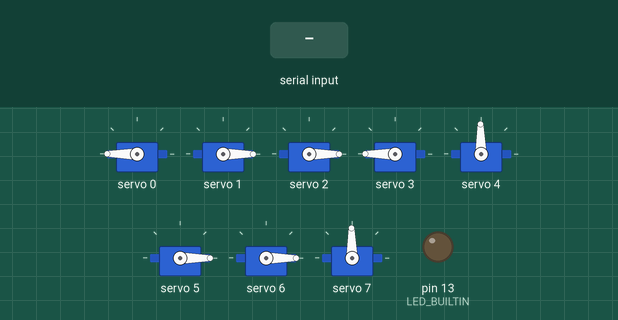
Simulated run of this sketch. Board: Arduino Uno, built with avr-gcc and run on an emulated ATmega328P. Parts: 8 × servo, output pins drawn as LEDs (lit = HIGH). Dashed ring = blinking. The inputs (shaded band) are chosen by the test bench. EEPROM starts erased.

Above: at 1.2 s.
1.3 s: "calibrate" received over Serial
At 2.8 s:
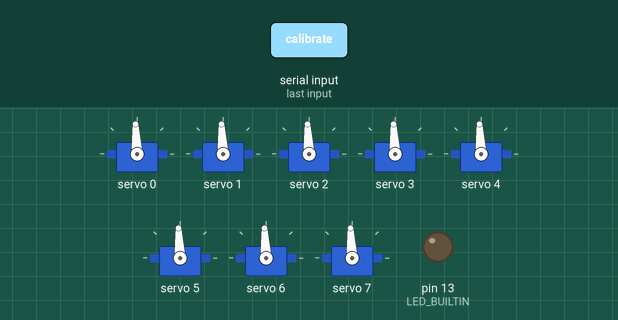
3.8 s: "control" received over Serial
At 5.2 s:
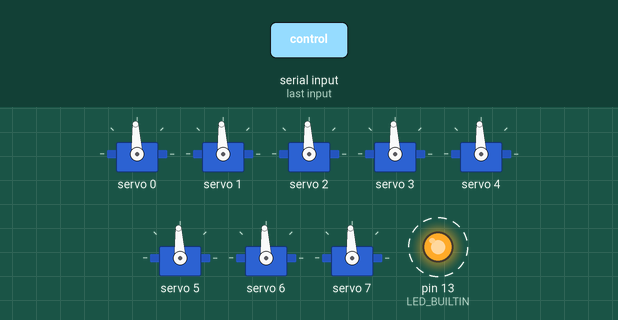
6.8 s: "calibrate90\n" received over Serial
Timing chart, 0 to 9.9 s (numbered marks = the images above; inputs shaded):
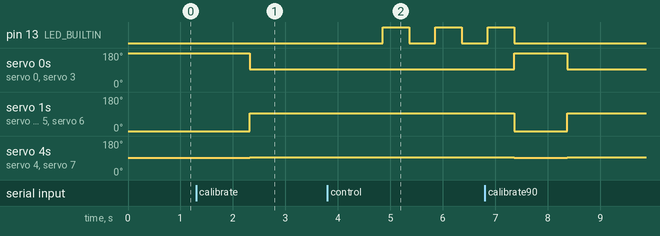

Measured:
- after the input at 1.3 s, servo 0, servo 3: 180° → 93° after 1.0 s; servo 1, servo 2, servo 5, servo 6: 0° → 93° after 1.0 s; servo 4, servo 7: 91° → 93° after 1.0 s
- after the input at 3.8 s, pin 13 (LED_BUILTIN): alternates HIGH for 0.50 s and LOW for 0.50 s, starting after 1.1 s

The sketch:

Main.ino
```cpp
// (licence header left out)
#include <EEPROM.h>
#include <Wire.h>
#include <Adafruit_PWMServoDriver.h>
#include "MPU.h"
#include "LegControls.h"

int updateInterval = 4;
int lastUpdate = 0;

void setup() {
  Wire.begin();
  Serial.begin(9600);
  pinMode(LED_BUILTIN, OUTPUT);
  digitalWrite(LED_BUILTIN, LOW);
  setupLegs();
}

void loop() {
  //Set all servos to 90 degrees
  for (int i = 0; i < 8; i++) {
    setServo(i,0);
  }
  while (Serial.available() == 0) {}
  String input = Serial.readString();
  if (input.startsWith("control")){
    control();
  } else if (input.startsWith("calibrate")) {
    calibrate();
  }
}

void control() {
  //Controller stuff
  while (true) {
    while (Serial.available() == 0) {}
    String input = Serial.readString();
    if (input == "fwd") {

    } else if (input == "rgt") {

    } else if (input == "bck") {

    } else if (input == "lft") {

    } else if (input == "menu") {
      break;
    }
  }
}

// This function calibrates ther servos of the robot, it uses communication over serial by the user to set the angles of the servos
// Format:
// sX - s defines you are selecting the servo, X is the int (0-7) that selects which servo you want to calibrate
// aX - a defines you are setting an angle value, X is an int that defines the angle to set it to
// c - completes the calibration and saves the values to EEPROM
// x - cancels the calibration
void calibrate() {
  //Set default values
  int calibrationValues[] = {90,90,90,90,90,90,90,90};
  int servo = 0;
  String input = "";
  bool cal = false;
  //Set servos to default values
  for (int i = 0; i < 8; i++) {
    setServoAbsolute(i,calibrationValues[i]);
  }
  while(!cal){
    //Wait for message
    while (Serial.available() == 0) {}
    input = Serial.readString();
    //Get type from first character of string
    char type = input[0];
    //Remove first character to get integer value
    input.remove(0,1);
    if (type == 's') {
      //Set selected servo it input int
      servo = input.toInt();
    } else if (type == 'a') {
      //Adjust selected servo's angle to input int
      setServoAbsolute(servo, input.toInt());
      calibrationValues[servo] = input.toInt();
    } else if (type == 'c') {
      //Finish calibration
      cal = true;
    } else if (type == 'x') {
      //Finish calibration
      break;
    }
  }
  if (cal) {
    //Save values to EEPROM
    EEPROM.put(0, calibrationValues[0]);
    EEPROM.put(2, calibrationValues[1]);
    EEPROM.put(4, calibrationValues[2]);
    EEPROM.put(6, calibrationValues[3]);
    EEPROM.put(8, calibrationValues[4]);
    EEPROM.put(10, calibrationValues[5]);
    EEPROM.put(12, calibrationValues[6]);
    EEPROM.put(14, calibrationValues[7]);
    //Flash LED 3 times to signal calibration complete
    digitalWrite(LED_BUILTIN, HIGH);
    delay(500);
    digitalWrite(LED_BUILTIN, LOW);
    delay(500);
    digitalWrite(LED_BUILTIN, HIGH);
    delay(500);
    digitalWrite(LED_BUILTIN, LOW);
    delay(500);
    digitalWrite(LED_BUILTIN, HIGH);
    delay(500);
    digitalWrite(LED_BUILTIN, LOW);
  }
}
```

LegControls.cpp
```cpp
// (licence header left out)
#include <EEPROM.h>
#include <Wire.h>
#include <Adafruit_PWMServoDriver.h>
#include "LegControls.h"

#define MIN_PULSE_WIDTH       500
#define MAX_PULSE_WIDTH       2500
#define DEFAULT_PULSE_WIDTH   1500
#define FREQUENCY             50

Adafruit_PWMServoDriver driver = Adafruit_PWMServoDriver();

int servoMid[8] = {90, 90, 90, 90, 90, 90, 90, 90};
int currentPosition[8] = {0, 0, 0, 0, 0, 0, 0, 0};
int target[8] = {45, -45, -45, 45, 45, -45, -45, 45};
bool atTarget = false;

int IK[] = {0, 0};


int walkPhase = 0;

//ANGLE SETUP
//DOWN IS 0
//REAR IS -90
//FRONT IS 90

void setupLegs() {
  driver.begin();
  driver.setPWMFreq(FREQUENCY);
  loadEEPROM();
}

// Moves the input leg to the input coordinates
void moveLeg(String leg, float x, float y) {
  inverseKinematics(x,y);
  setLeg(leg, IK[0], IK[1]);
}

//Stores the angles needed to reach the input coordinates in the IK array
void inverseKinematics(float x, float y){
  float L = sqrt((-y*-y)+(x*x));
  float Q1 = atan((x/y) + acos((1115.56 - 1169.64 - (L * L)) / (-2 * L * 34.2)));
  float Q2 = acos(((L * L) - 1115.56 - 1169.64) / -2284.56);
  IK[0] = -Q1 * 57.2958;
  IK[1] = 180-(Q2 * 57.2958);
}

//Loads the calibration values from the EEPROM
void loadEEPROM(){
  EEPROM.get(0,servoMid[0]);
  EEPROM.get(2,servoMid[1]);
  EEPROM.get(4,servoMid[2]);
  EEPROM.get(6,servoMid[3]);
  EEPROM.get(8,servoMid[4]);
  EEPROM.get(10,servoMid[5]);
  EEPROM.get(12,servoMid[6]);
  EEPROM.get(14,servoMid[7]);
}

//Sets the input leg to the input angle
void setLeg(String leg, int hipAngle, int kneeAngle){
  atTarget = false;
  if (leg == "FL"){
    setServo(0, kneeAngle);
    setServo(1, hipAngle);
  } else if (leg == "FR") {
    setServo(7, kneeAngle);
    setServo(6, hipAngle);
  } else if (leg == "RL") {
    setServo(3, kneeAngle);
    setServo(2, hipAngle);
  } else if (leg == "RR") {
    setServo(4, kneeAngle);
    setServo(5, hipAngle);
  }
}

void setServo(int num, int angle){
  currentPosition[num] = angle;
  angle *= -1;
  int finalAngle;
  switch (num){
    case 0:
      finalAngle = servoMid[num] - angle - 90;
      break;
    case 1:
      finalAngle = angle + servoMid[num];
      break;
    case 2:
      finalAngle = angle + servoMid[num];
      break;
    case 3:
      finalAngle = servoMid[num] - angle - 90;
      break;
    case 4:
      finalAngle = angle + servoMid[num] + 90;
      break;
    case 5:
      finalAngle = servoMid[num] - angle;
      break;
    case 6:
      finalAngle = servoMid[num] - angle;
      break;
    case 7:
      finalAngle = angle + servoMid[num] + 90;
      break;
  }
  driver.setPWM(num, 0, pulseWidth(finalAngle));
}

void setServoAbsolute(int servo, int angle) {
  driver.setPWM(servo, 0, pulseWidth(angle));
}

int pulseWidth(int angle) {
  int pulse_wide, analog_value;
  pulse_wide   = map(angle, 0, 180, MIN_PULSE_WIDTH, MAX_PULSE_WIDTH);
  analog_value = int(float(pulse_wide) / 1000000 * FREQUENCY * 4096);
  return analog_value;
}
```

LegControls.h
```cpp
// (licence header left out)
// MAIN FUNCTIONS
void setupLegs();
void moveLeg(String,float,float);

void inverseKinematics(float x, float y);
void loadEEPROM();
void setLeg(String leg, int hipAngle, int kneeAngle);
void setServo(int num, int angle);
void setServoAbsolute(int servo, int angle);
int pulseWidth(int angle);
```

MPU.cpp
```cpp
// (licence header left out)
#include <Wire.h>

const int MPU = 0x68;
```

MPU.h
```cpp
// (licence header left out)
#include <Wire.h>

const int MPU = 0x68;
```
